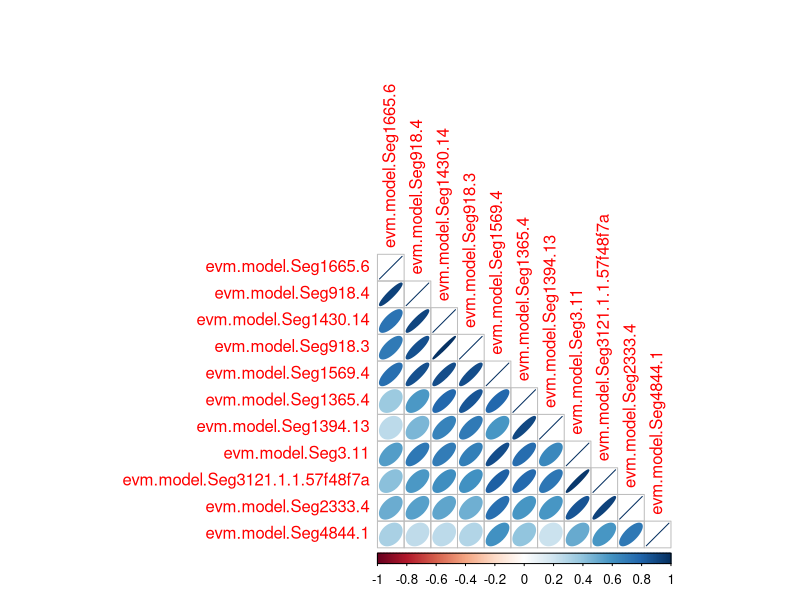

Write R code to recreate this figure.
eye <- read.csv("mean_eye_counts.csv", sep = "\t")
names(eye) <- c("Gene", "E. Planula", "L. Planula", "Polyp",
                "E. Strobila", "L. Strobila", "Ephyra", "Juvenile")
library(matrixStats)
row_median_vector2 <- rowMedians(as.matrix(eye[2:8] + 1))
eye_cent <- log2(eye[2:8] + 1) - log2(row_median_vector2)
eye[2:8] <- eye_cent


# name the rows
rownames(eye) <- eye$Gene
colnames(eye)
eye_genes <- eye[, -1]
head(eye_genes)



# initialize matrix
gene_corrs <- matrix(NA, nrow = nrow(eye_genes), ncol = nrow(eye_genes))
rownames(gene_corrs) <- rownames(eye_genes)
colnames(gene_corrs) <- rownames(eye_genes)
head(gene_corrs)

# fill correlation matrix
for (ii in rownames(eye_genes)){
  for (jj in rownames(eye_genes)) {
    corr = cor(as.numeric(eye_genes[ii, ]), 
               as.numeric(eye_genes[jj, ]))
    gene_corrs[ii, jj] <- corr
  }
}

library(corrplot)
pdf("eye_genes_corr_heatmap.pdf", width = 15, height = 15)
corrplot(gene_corrs, type = "lower", method="ellipse", order ="AOE")
dev.off()